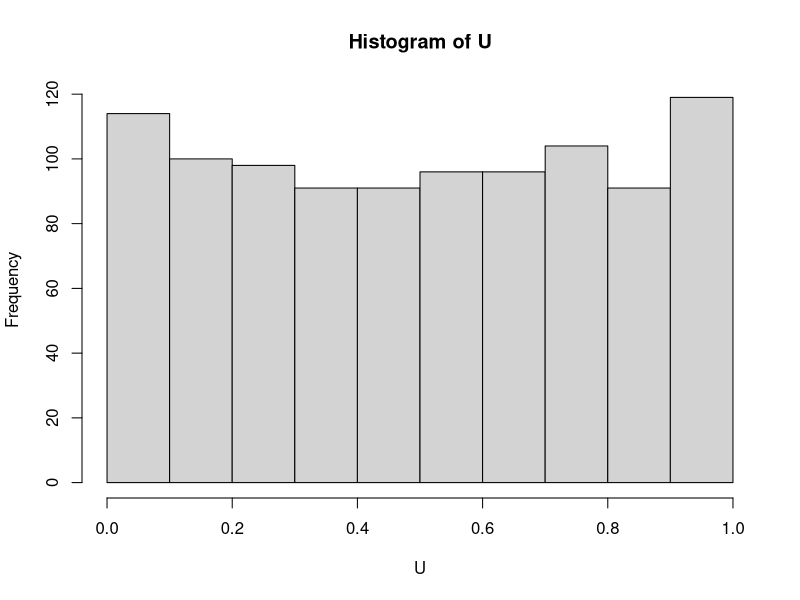
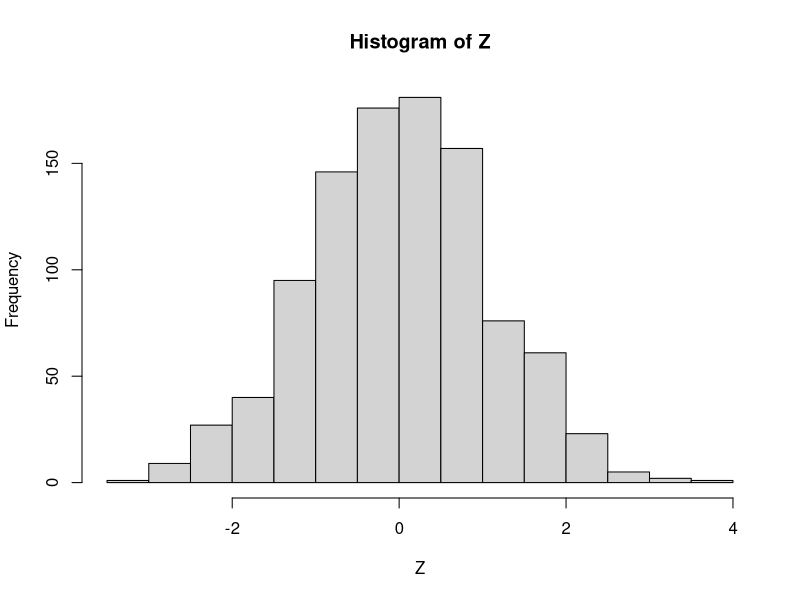
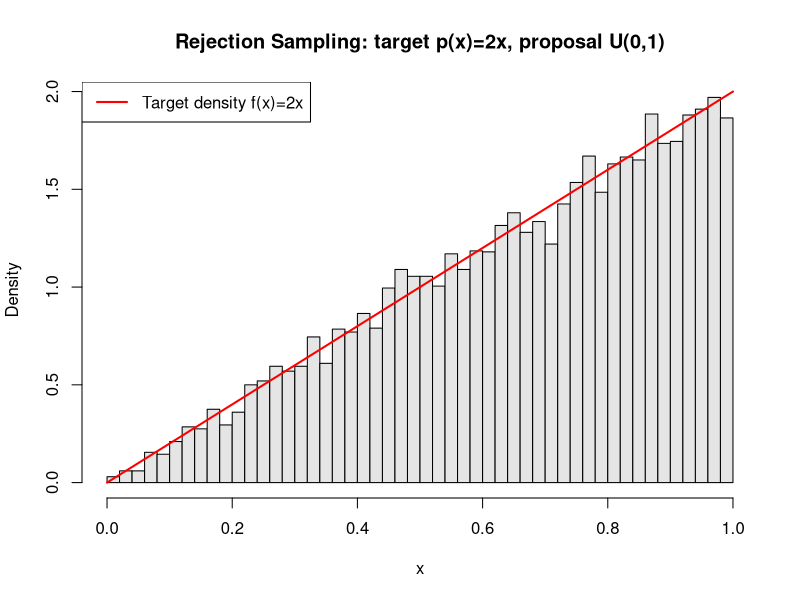

Source code (R) for these figures, in order:
## ---- chunk 1
U = runif(1000,0,1) # 生成1000个服从U(0,1)的数
hist(U)
Z = qnorm(U) # 做正态分布的逆变换
hist(Z)
## ---- chunk 2
set.seed(123)

n <- 10000                # 想要的样本数
accepted <- c()           # 存放被接受的样本
cst <- 2                  # 因为 p(x)/q(x)=2x，最大值是 2，所以 c = 2 就够

while (length(accepted) < n) {
  x <- runif(1)           # 从 U(0,1) 提样
  u <- runif(1)           # 从 U(0,1) 提样作为接受概率
  if (u < (2 * x) / cst) {  # 接受条件
    accepted <- c(accepted, x)
  }
}

# 画图对比目标密度
hist(accepted, breaks = 50, freq = FALSE, col = "grey90",
     main = "Rejection Sampling: target p(x)=2x, proposal U(0,1)",
     xlab = "x")
curve(2*x, from = 0, to = 1, add = TRUE, lwd = 2, col = "red")
legend("topleft", legend = c("Target density f(x)=2x"), col = "red", lwd = 2)


